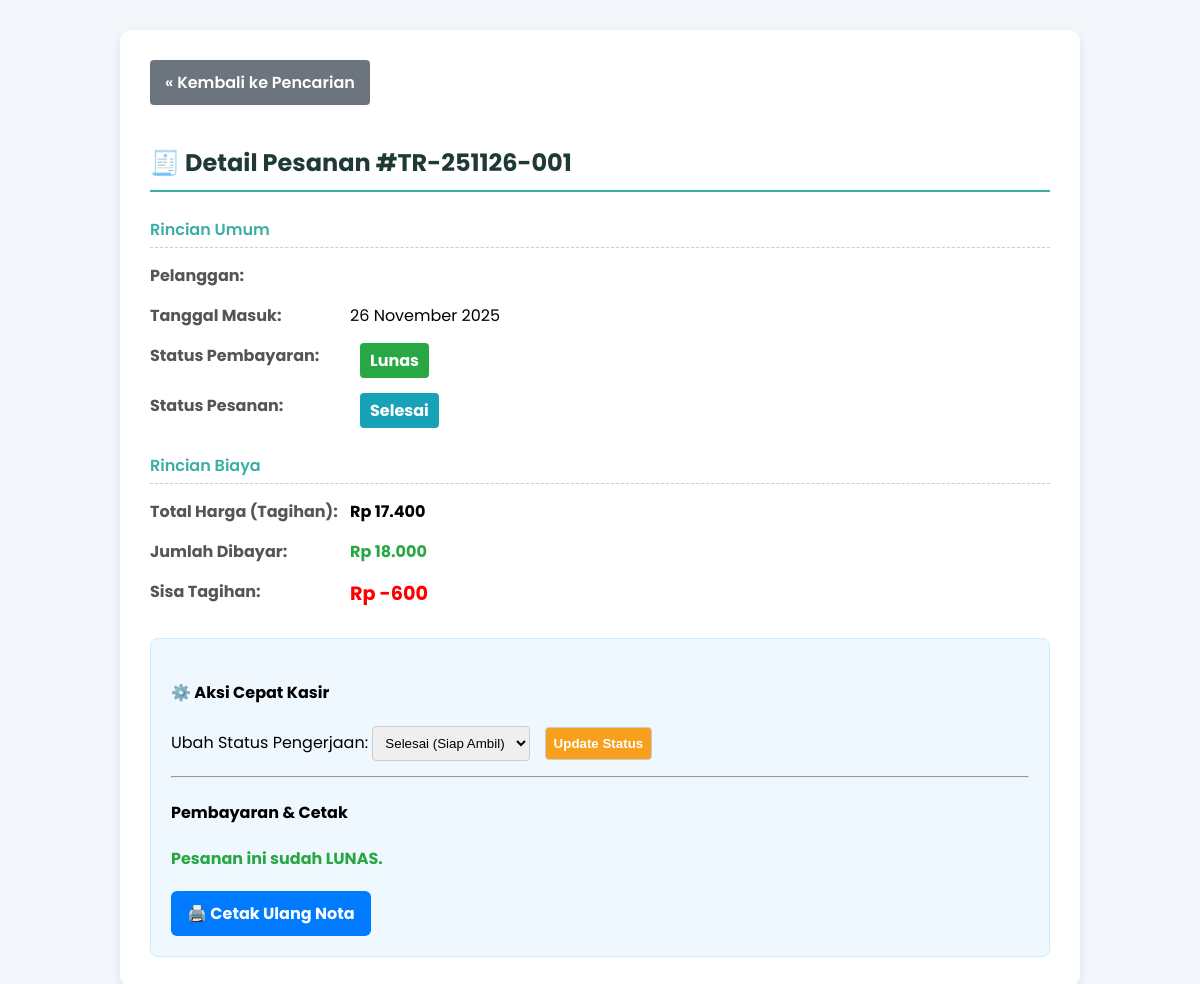
Screenshot of /detail_pesanan.php?id=TR-251126-001 (signed in) with the database file from the repository.
### tables this page shows
CREATE TABLE `riwayat_transaksi` (
  `id_pembayaran` varchar(50) NOT NULL,
  `nama_pelanggan` varchar(100) NOT NULL,
  `tanggal_bayar` date NOT NULL,
  `total_harga` decimal(15,2) NOT NULL,
  `jumlah_bayar` decimal(15,2) NOT NULL,
  `metode` varchar(50) NOT NULL,
  `status_bayar` enum('Lunas','Belum Lunas') NOT NULL,
  `status_pesanan` enum('Selesai','Proses') NOT NULL,
  `kode_bayar` varchar(50) DEFAULT NULL,
  `rekening_tujuan` varchar(100) DEFAULT NULL
);

### detail_pesanan.php (the view, shortened to what this page needs)
<?php
include 'koneksi.php';
$id_pesanan = $_GET['id'];
$conn = new mysqli($host, $user, $pass, $db);
$sql_detail = "SELECT * FROM riwayat_transaksi WHERE id_pembayaran = ?";
$stmt = $conn->prepare($sql_detail);
$stmt->bind_param("s", $id_pesanan);
$stmt->execute();
$result = $stmt->get_result();
$pesanan = $result->fetch_assoc();
$sisa_bayar = $pesanan['total_harga'] - $pesanan['jumlah_bayar'];
?>
<!DOCTYPE html>
<html lang="id">
<head>
</head>
<body>
    <div class="container">
        <a href="status_pesanan.php" class="btn-back">« Kembali ke Pencarian</a>
        <h2>🧾 Detail Pesanan #<?= htmlspecialchars($pesanan['id_pembayaran']); ?></h2>
        <div class="section-header">Rincian Umum</div>
        <div class="detail-group">
            <div class="detail-label">Pelanggan:</div>
            <div class="detail-value"><?= htmlspecialchars($pesanan['nama_pelanggan']); ?></div>
        </div>
        <div class="detail-group">
            <div class="detail-label">Tanggal Masuk:</div>
            <div class="detail-value"><?= htmlspecialchars(date('d F Y', strtotime($pesanan['tanggal_bayar']))); ?></div>
        </div>
        <div class="detail-group">
            <div class="detail-label">Status Pembayaran:</div>
            <div class="detail-value">
                <span class="status-box <?= ($pesanan['status_bayar'] == 'Lunas') ? 'status-lunas' : 'status-belum-lunas'; ?>">
                    <?= htmlspecialchars($pesanan['status_bayar']); ?>
                </span>
            </div>
        </div>
        <div class="detail-group">
            <div class="detail-label">Status Pesanan:</div>
            <div class="detail-value">
                <span class="status-box status-<?= strtolower(str_replace(' ', '-', $pesanan['status_pesanan'])); ?>">
                    <?= htmlspecialchars($pesanan['status_pesanan']); ?>
                </span>
            </div>
        </div>
        <div class="section-header">Rincian Biaya</div>
        <div class="detail-group">
            <div class="detail-label">Total Harga (Tagihan):</div>
            <div class="detail-value" style="font-weight: bold;">
                Rp <?= htmlspecialchars(number_format($pesanan['total_harga'], 0, ',', '.')); ?>
            </div>
        </div>
        <div class="detail-group">
            <div class="detail-label">Jumlah Dibayar:</div>
            <div class="detail-value" style="color: #28a745; font-weight: bold;">
                Rp <?= htmlspecialchars(number_format($pesanan['jumlah_bayar'], 0, ',', '.')); ?>
            </div>
        </div>
        <div class="detail-group">
            <div class="detail-label">Sisa Tagihan:</div>
            <div class="detail-value" style="color: red; font-size: 1.2em; font-weight: bold;">
                Rp <?= htmlspecialchars(number_format($sisa_bayar, 0, ',', '.')); ?>
            </div>
        </div>
        <div class="action-panel">
            <h4>⚙️ Aksi Cepat Kasir</h4>
            <form method="POST" style="margin-bottom: 15px;">
                <label for="status_pesanan_baru">Ubah Status Pengerjaan:</label>
                <select id="status_pesanan_baru" name="status_pesanan_baru">
                    <option value="Selesai" <?= ($pesanan['status_pesanan'] == 'Selesai') ? 'selected' : ''; ?>>Selesai (Siap Ambil)</option>
                </select>
                <button type="submit" name="update_status" class="btn-update">Update Status</button>
            </form>
            <hr>
            <h4>Pembayaran & Cetak</h4>
            <?php if ($sisa_bayar > 0): ?>
                <a href="proses_pelunasan.php?id=<?= urlencode($pesanan['id_pembayaran']); ?>&total=<?= urlencode($pesanan['total_harga']); ?>"
                    style="background:#28a745; color:#fff; padding:10px 16px; border-radius:6px; text-decoration:none; font-weight:bold; display:inline-block; margin-top:10px;">
                    ✔ Proses Pelunasan (Bayar Sisa Tagihan)
                </a>
            <?php else: ?>
                <div style="color: #28a745; font-weight: bold; margin-bottom: 10px;">Pesanan ini sudah LUNAS.</div>
            <?php endif; ?>
            <a href="cetak_nota.php?id=<?= urlencode($pesanan['id_pembayaran']); ?>"
                target="_blank"
                style="background:#007bff; color:#fff; padding:10px 16px; border-radius:6px; text-decoration:none; font-weight:bold; display:inline-block; margin-top:10px; margin-left: <?= ($sisa_bayar > 0) ? '10px' : '0'; ?>;">
                🖨️ Cetak Ulang Nota
            </a>
        </div>
    </div>
</body>
</html>

### detail_pesanan.php (style rules this page uses)
:root { --primary-color: #3caea3; --secondary-color: #1f3936; --background-light: #f3f7fb; --card-shadow: 0 4px 12px rgba(0,0,0,0.08); }
body { margin: 0; font-family:'Poppins', sans-serif; background: var(--background-light); padding: 30px; }
.container { max-width: 900px; margin: 0 auto; background: white; padding: 30px; border-radius: 12px; box-shadow: var(--card-shadow); }
h2 { color: var(--secondary-color); border-bottom: 2px solid var(--primary-color); padding-bottom: 10px; margin-bottom: 25px; }
.detail-group { display: flex; margin-bottom: 15px; }
.detail-label { font-weight: bold; width: 200px; color: #555; }
.detail-value { flex-grow: 1; }
.status-box { display: inline-block; padding: 5px 10px; border-radius: 4px; font-weight: bold; color: white; margin-left: 10px; }
.status-lunas { background-color: #28a745; }
.status-selesai { background-color: #17a2b8; }
.btn-back { background-color: #6c757d; color: white; text-decoration: none; padding: 10px 15px; border-radius: 4px; display: inline-block; font-weight: 600; margin-bottom: 20px; }
.section-header { color: var(--primary-color); border-bottom: 1px dashed #ccc; padding-bottom: 5px; margin-top: 25px; margin-bottom: 15px; font-weight: 600; }
.action-panel { background: #f0f8ff; padding: 20px; border-radius: 8px; border: 1px solid #cceeff; margin-top: 30px; }
.action-panel select, .action-panel input, .action-panel button { padding: 8px; border-radius: 4px; border: 1px solid #ccc; margin-right: 10px; }
.btn-update { background-color: #f7a01d; color: white; font-weight: bold; border: none; cursor: pointer; }

### rows the page displays
riwayat_transaksi: id_pembayaran "TR-251126-001", tanggal_bayar "26 November 2025", status_bayar "Lunas", status_pesanan "Selesai", total_harga "17.400", jumlah_bayar "18.000", sisa_bayar "-600", status_pesanan_baru "Selesai (Siap Ambil)"
